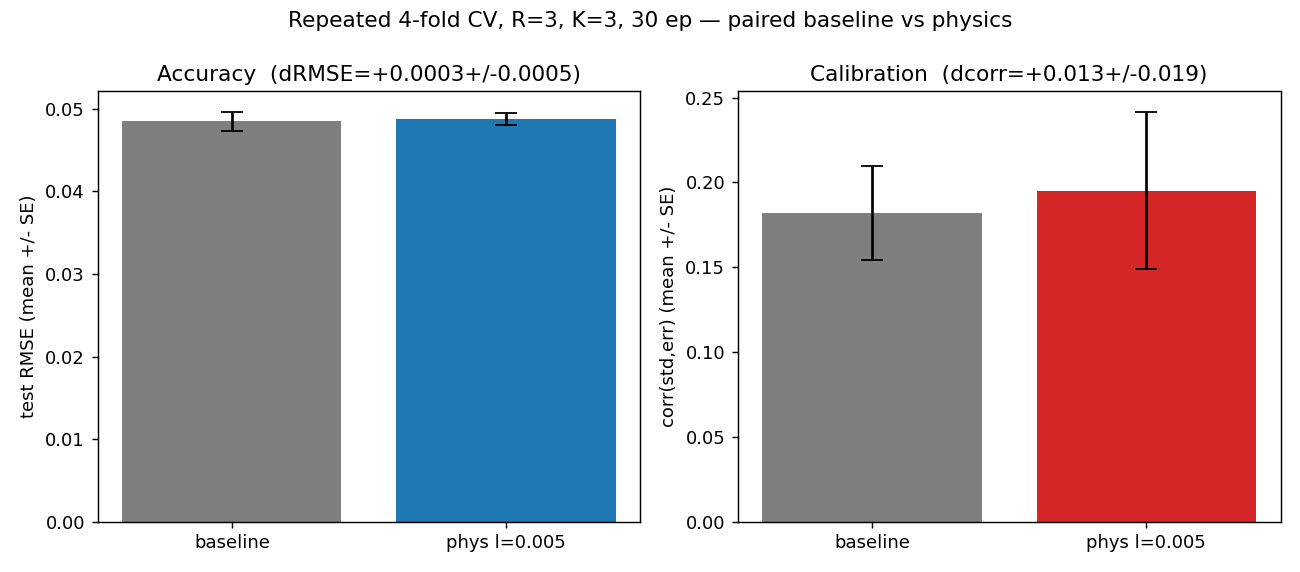

The script that saved this image:
"""pi_rigor.py — repeated k-fold CV with error bars: does the AT2 physics prior really help? [#3d]

The lambda sweep (pi_lambda_sweep.py) gave differences within noise (n=8 test, one ensemble each).
This adds statistical power and a paired design:

  * REPEATED K-FOLD CV over all 30 phase-field seeds -> every seed is held out once, so each repeat
    pools test predictions over the FULL dataset (test n=30), not 8.
  * PAIRED: within a repeat+fold, the baseline (lambda=0) and the physics ensemble are trained on the
    SAME split with the SAME member initialisations and data ordering -- the ONLY difference is the
    prior. So per-repeat dRMSE / dcorr isolate the prior's effect with minimal variance.
  * R independent repeats (fresh splits + seeds) give an error bar; we report mean +/- std and flag a
    difference as "within noise" unless |mean| exceeds ~2 standard errors.

Run:   python3 pi_rigor.py                              (writes pi_rigor.png)
Knobs: PI_R=3  PI_FOLDS=4  PI_K=3  PI_EPOCHS=30  PI_THREADS=4  PI_LAM=5e-3
"""
from __future__ import annotations

import os
import time

import numpy as np
import torch

from phasefield_emulator_compare import load_cached
from pi_emulator_ensemble import train_one


def _safe_corr(a, b):
    if len(a) < 2 or np.std(a) < 1e-12 or np.std(b) < 1e-12:
        return float("nan")
    return float(np.corrcoef(a, b)[0, 1])


def run_cv(samples, ei, lam, K, epochs, F, split_seed, member_seed0):
    """One full K-fold CV; return (rmse, corr) on out-of-fold predictions pooled over all seeds.

    The fold partition is fixed by `split_seed` and the K member initialisations by `member_seed0`,
    so calling this with the same seeds but different `lam` yields a paired baseline/physics pair.
    """
    n = len(samples)
    idx = np.arange(n)
    np.random.default_rng(split_seed).shuffle(idx)
    folds = [idx[i::F] for i in range(F)]
    err_all, std_all = [], []
    for test_idx in folds:
        test_set = set(int(i) for i in test_idx)
        train = [samples[i] for i in range(n) if i not in test_set]
        models = [train_one(train, ei, member_seed0 + j, lam_phys=lam, epochs=epochs)
                  for j in range(K)]
        with torch.no_grad():
            for i in test_idx:
                nf, tgt, _, _ = samples[int(i)]
                ps = np.stack([mm(torch.tensor(nf), ei).numpy() for mm in models])  # (K, N)
                mean, std = ps.mean(0), ps.std(0)
                err_all.append(np.abs(mean - tgt)); std_all.append(std)
    err = np.concatenate(err_all); std = np.concatenate(std_all)
    return float(np.sqrt((err ** 2).mean())), _safe_corr(std, err)


def _mean_se(x):
    x = np.asarray(x, dtype=np.float64)
    return float(x.mean()), float(x.std(ddof=1) / np.sqrt(len(x))) if len(x) > 1 else float("nan")


def main():
    R = int(os.environ.get("PI_R", 3))
    F = int(os.environ.get("PI_FOLDS", 4))
    K = int(os.environ.get("PI_K", 3))
    epochs = int(os.environ.get("PI_EPOCHS", 30))
    threads = int(os.environ.get("PI_THREADS", "4"))
    if threads > 0:
        torch.set_num_threads(threads)
    lam = float(os.environ.get("PI_LAM", 5e-3))

    samples, edges, n_seed, (nx, ny) = load_cached()
    ei = torch.tensor(edges)
    print(f"rigor: R={R} folds={F} K={K} epochs={epochs} lambda={lam} threads={threads} "
          f"seeds={len(samples)} grid={nx}x{ny}", flush=True)

    rmse_b, rmse_p, corr_b, corr_p = [], [], [], []
    for r in range(R):
        split_seed = 1000 + r
        member0 = 2000 + 100 * r
        t0 = time.time()
        rb, cb = run_cv(samples, ei, 0.0, K, epochs, F, split_seed, member0)   # baseline
        rp, cp = run_cv(samples, ei, lam, K, epochs, F, split_seed, member0)   # physics (paired)
        rmse_b.append(rb); rmse_p.append(rp); corr_b.append(cb); corr_p.append(cp)
        print(f"  repeat {r + 1}/{R}: base RMSE={rb:.4f} corr={cb:+.2f} | "
              f"phys RMSE={rp:.4f} corr={cp:+.2f} | dRMSE={rp - rb:+.4f} dcorr={cp - cb:+.2f} "
              f"({time.time() - t0:.0f}s)", flush=True)

    d_rmse = np.array(rmse_p) - np.array(rmse_b)
    d_corr = np.array(corr_p) - np.array(corr_b)
    mb_r, se_b_r = _mean_se(rmse_b); mp_r, se_p_r = _mean_se(rmse_p)
    mb_c, se_b_c = _mean_se(corr_b); mp_c, se_p_c = _mean_se(corr_p)
    md_r, se_d_r = _mean_se(d_rmse); md_c, se_d_c = _mean_se(d_corr)

    print(f"\n  metric        baseline(l=0)        physics(l={lam:g})")
    print(f"  RMSE          {mb_r:.4f} +/- {se_b_r:.4f}     {mp_r:.4f} +/- {se_p_r:.4f}")
    print(f"  corr(std,err) {mb_c:+.3f} +/- {se_b_c:.3f}     {mp_c:+.3f} +/- {se_p_c:.3f}")
    print(f"\n  paired delta (physics - baseline), over R={R} repeats:")
    print(f"    dRMSE = {md_r:+.4f} +/- {se_d_r:.4f}  (negative = physics better)")
    print(f"    dcorr = {md_c:+.3f} +/- {se_d_c:.3f}  (positive = physics better)")

    def _verdict(mean, se, good_sign):
        if not np.isfinite(se) or abs(mean) < 2 * se:
            return "within noise"
        return "physics BETTER" if (mean * good_sign > 0) else "physics WORSE"
    print(f"\n  Verdict  accuracy : {_verdict(md_r, se_d_r, -1)}")
    print(f"  Verdict  calibration: {_verdict(md_c, se_d_c, +1)}")

    import matplotlib
    matplotlib.use("Agg")
    import matplotlib.pyplot as plt
    fig, (a1, a2) = plt.subplots(1, 2, figsize=(10, 4.4))
    a1.bar([0, 1], [mb_r, mp_r], yerr=[se_b_r, se_p_r], capsize=6,
           color=["tab:gray", "tab:blue"]); a1.set_xticks([0, 1])
    a1.set_xticklabels(["baseline", f"phys l={lam:g}"]); a1.set_ylabel("test RMSE (mean +/- SE)")
    a1.set_title(f"Accuracy  (dRMSE={md_r:+.4f}+/-{se_d_r:.4f})")
    a2.bar([0, 1], [mb_c, mp_c], yerr=[se_b_c, se_p_c], capsize=6,
           color=["tab:gray", "tab:red"]); a2.set_xticks([0, 1])
    a2.set_xticklabels(["baseline", f"phys l={lam:g}"]); a2.set_ylabel("corr(std,err) (mean +/- SE)")
    a2.set_title(f"Calibration  (dcorr={md_c:+.3f}+/-{se_d_c:.3f})")
    fig.suptitle(f"Repeated {F}-fold CV, R={R}, K={K}, {epochs} ep — paired baseline vs physics")
    fig.tight_layout()
    fig.savefig("pi_rigor.png", dpi=130)
    print("\nwrote pi_rigor.png")


if __name__ == "__main__":
    main()
